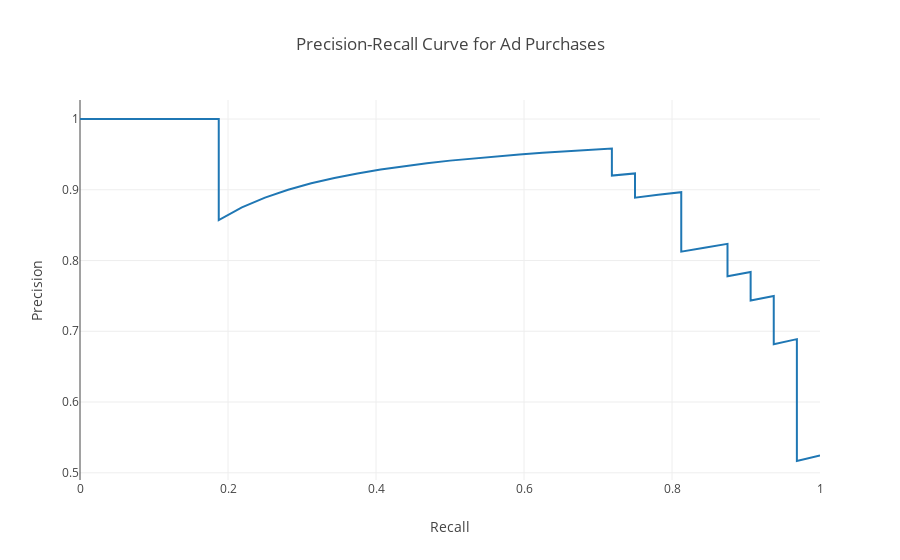

Write notebook code for a chart like this one.
### Markdown cell above
Next up is a precision-recall plot

### Code cell
# Use sklearn to get us the tpr and fpr at different cutoffs
precision, recall, _ = metrics.precision_recall_curve(pred_df["Y_Values"], pred_df["Probabilities"])

trace0 = go.Scatter(
    x = recall,
    y = precision,
    mode = 'lines',
    name = 'Predictor'
)

data = [trace0]

layout = dict(title = 'Precision-Recall Curve for Ad Purchases',
              xaxis = dict(title = 'Recall'),
              yaxis = dict(title = 'Precision'),
              )

fig = dict(data=data, layout=layout)
iplot(fig)

### Figure 1 — Plotly figure (JSON) as saved in the notebook; plotly's stock layout.template omitted (floating-point values rounded to 4 significant figures)
{"data": [{"mode": "lines", "name": "Predictor", "type": "scatter", "x": [1, 0.9688, 0.9688, 0.9688, 0.9688, 0.9688, 0.9688, 0.9688, 0.9688, 0.9688, 0.9688, 0.9688, 0.9688, 0.9688, 0.9688, 0.9688, 0.9688, 0.9375, 0.9375, 0.9375, 0.9375, 0.9375, 0.9062, 0.9062, 0.9062, 0.875, 0.875, 0.875, 0.8438, 0.8125, 0.8125, 0.8125, 0.8125, 0.7812, 0.75, 0.75, 0.7188, 0.7188, 0.6875, 0.6562, 0.625, 0.5938, 0.5625, 0.5312, 0.5, 0.4688, 0.4375, 0.4062, 0.375, 0.3438, 0.3125, 0.2812, 0.25, 0.2188, 0.1875, 0.1875, 0.1562, 0.125, 0.09375, 0.0625, 0.03125, 0], "y": [0.5246, 0.5167, 0.5254, 0.5345, 0.5439, 0.5536, 0.5636, 0.5741, 0.5849, 0.5962, 0.6078, 0.62, 0.6327, 0.6458, 0.6596, 0.6739, 0.6889, 0.6818, 0.6977, 0.7143, 0.7317, 0.75, 0.7436, 0.7632, 0.7838, 0.7778, 0.8, 0.8235, 0.8182, 0.8125, 0.8387, 0.8667, 0.8966, 0.8929, 0.8889, 0.9231, 0.92, 0.9583, 0.9565, 0.9545, 0.9524, 0.95, 0.9474, 0.9444, 0.9412, 0.9375, 0.9333, 0.9286, 0.9231, 0.9167, 0.9091, 0.9, 0.8889, 0.875, 0.8571, 1, 1, 1, 1, 1, 1, 1]}], "layout": {"title": "Precision-Recall Curve for Ad Purchases", "xaxis": {"title": "Recall"}, "yaxis": {"title": "Precision"}}}
